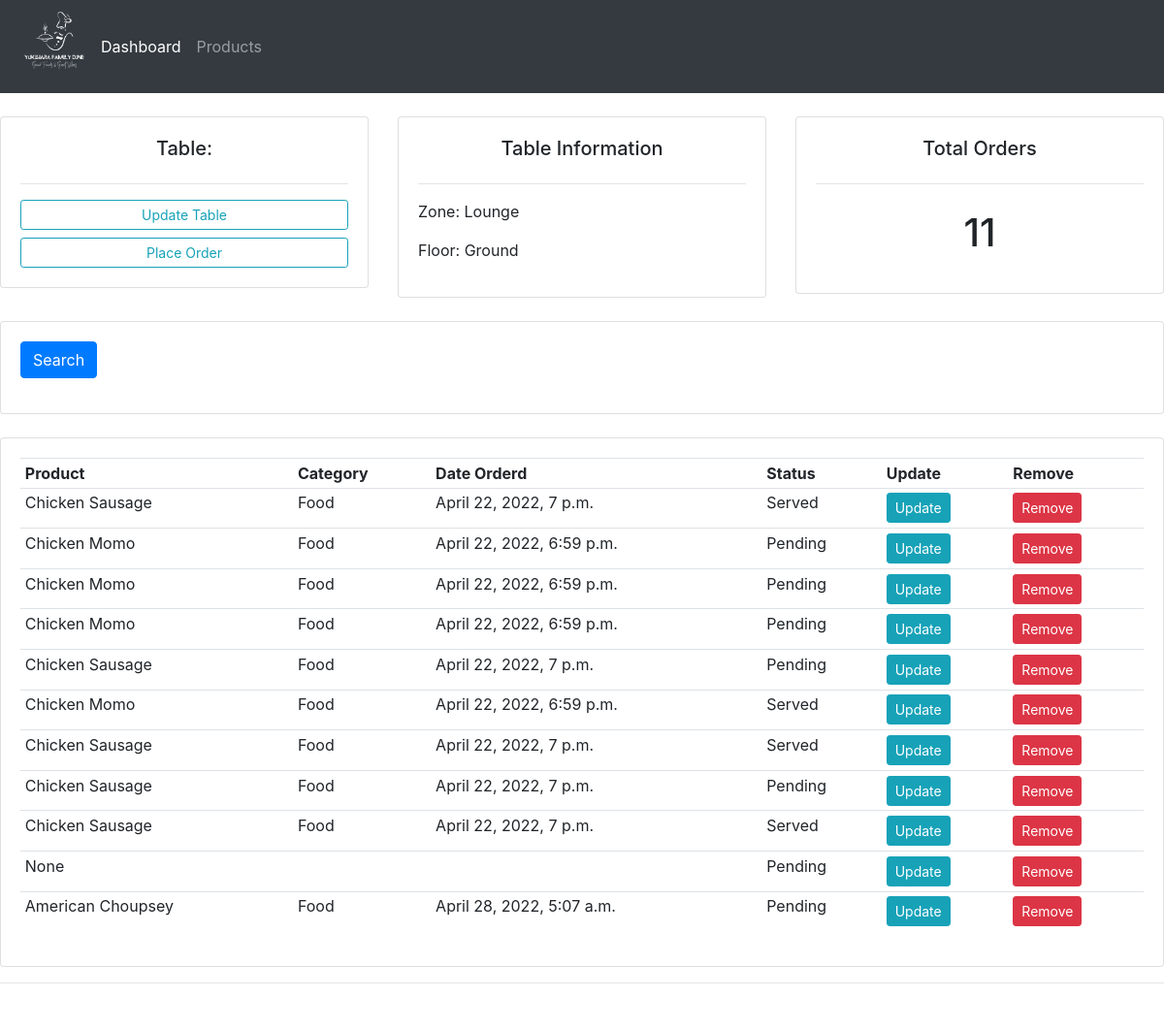
Screenshot of /table/3/ with the database file from the repository.
### catalog/models.py (models this page shows, shortened)
class Table(models.Model):
    FLOOR = (
        ('Ground', 'Ground'),
        ('First', 'First'),
        ('Second', 'Second'),
        ('Fourth', 'Fourth'),
        ('RoofTop', 'RoofTop'),
    )
    table_no = models.IntegerField()
    zone = models.CharField(max_length=50, null=True)
    floor = models.CharField(max_length=50, null=True, choices=FLOOR)
    date_created = models.DateTimeField(auto_now_add=True, null=True)

class Order(models.Model):
    STATUS = (
                ('Pending', 'Pending'),
                ('Served', 'Served'),
            )
    table = models.ForeignKey(Table, null=True, on_delete= models.SET_NULL)
    product= models.ForeignKey(Product, null=True, on_delete= models.SET_NULL)
    date_created = models.DateTimeField(auto_now_add=True, null=True)
    status = models.CharField(max_length=200, null=True, choices=STATUS)

class Product(models.Model):
    CATEGORY = (
            ('Food', 'Food'),
            ('Beverage', 'Beverage'),
            ('Hookah', 'Hookah'),
    )
    name = models.CharField(max_length=200, null=True)
    price = models.FloatField(null=True)
    category = models.CharField(max_length=200, null=True, choices=CATEGORY)
    date_created = models.DateTimeField(auto_now_add=True, null=True)
    tags = models.ManyToManyField(Tag)
    def __str__(self):
        return self.name

### catalog/views.py (the view)
# urls.py: path('table/<str:pk_test>/', views.table, name="table"),
def table(request, pk_test):
    table = Table.objects.get(id=pk_test)
    orders = table.order_set.all()
    total_orders = orders.count()
    context = {'table':table, 'orders':orders, 'total_orders':total_orders}
    return render(request, 'customer.html', context)

### catalog/templates/customer.html
{% extends 'main.html' %}
{% block content %}
<br>
<div class="row">
	<div class="col-md">
		<div class="card card-body">
			<h5>Table:</h5>
			<hr>
			<a class="btn btn-outline-info  btn-sm btn-block" href="">Update Table</a>
			<a class="btn btn-outline-info  btn-sm btn-block" href="{% url 'create_order' table.id %}">Place Order</a>
		</div>
	</div>
	<div class="col-md">
		<div class="card card-body">
			<h5>Table Information</h5>
			<hr>
			<p>Zone: {{table.zone}}</p>
			<p>Floor: {{table.floor}}</p>
		</div>
	</div>
	<div class="col-md">
		<div class="card card-body">
			<h5>Total Orders</h5>
			<hr>
			<h1 style="text-align: center;padding: 10px">{{total_orders}}</h1>
		</div>
	</div>
</div>
<br>
<div class="row">
	<div class="col">
		<div class="card card-body">
			<form method="get">
		    <button class="btn btn-primary" type="submit">Search</button>
		  </form>
		</div>
	</div>
</div>
<br>
<div class="row">
	<div class="col-md">
		<div class="card card-body">
			<table class="table table-sm">
				<tr>
					<th>Product</th>
					<th>Category</th>
					<th>Date Orderd</th>
					<th>Status</th>
					<th>Update</th>
					<th>Remove</th>
				</tr>
				{% for order in orders %}
				<tr>
					<td>{{order.product}}</td>
					<td>{{order.product.category}}</td>
					<td>{{order.product.date_created}}</td>
					<td>{{order.status}}</td>
					<td><a class="btn btn-sm btn-info" href="">Update</a></td>
					<td><a class="btn btn-sm btn-danger" href="">Remove</a></td>
				</tr>
				{% endfor %}
			</table>
		</div>
	</div>
</div>
{% endblock %}

### catalog/static/css/main.css (style rules this page uses)
body { background-color: #ebeff5; }
h5 { text-align: center; align-items: center; }

### rows the page displays
Table: zone "Lounge", floor "Ground"
Order: product "Chicken Sausage", product.category "Food", product.date_created "April 22, 2022, 7 p.m.", status "Served"
Order: product "Chicken Momo", product.category "Food", product.date_created "April 22, 2022, 6:59 p.m.", status "Pending"
Order: product "Chicken Momo", product.category "Food", product.date_created "April 22, 2022, 6:59 p.m.", status "Pending"
Order: product "Chicken Momo", product.category "Food", product.date_created "April 22, 2022, 6:59 p.m.", status "Pending"
Order: product "Chicken Sausage", product.category "Food", product.date_created "April 22, 2022, 7 p.m.", status "Pending"
Order: product "Chicken Momo", product.category "Food", product.date_created "April 22, 2022, 6:59 p.m.", status "Served"
Order: product "Chicken Sausage", product.category "Food", product.date_created "April 22, 2022, 7 p.m.", status "Served"
Order: product "Chicken Sausage", product.category "Food", product.date_created "April 22, 2022, 7 p.m.", status "Pending"
Order: product "Chicken Sausage", product.category "Food", product.date_created "April 22, 2022, 7 p.m.", status "Served"
Order: product "None", status "Pending"
Order: product "American Choupsey", product.category "Food", product.date_created "April 28, 2022, 5:07 a.m.", status "Pending"

### other values shown
{{ total_orders }} "11"
